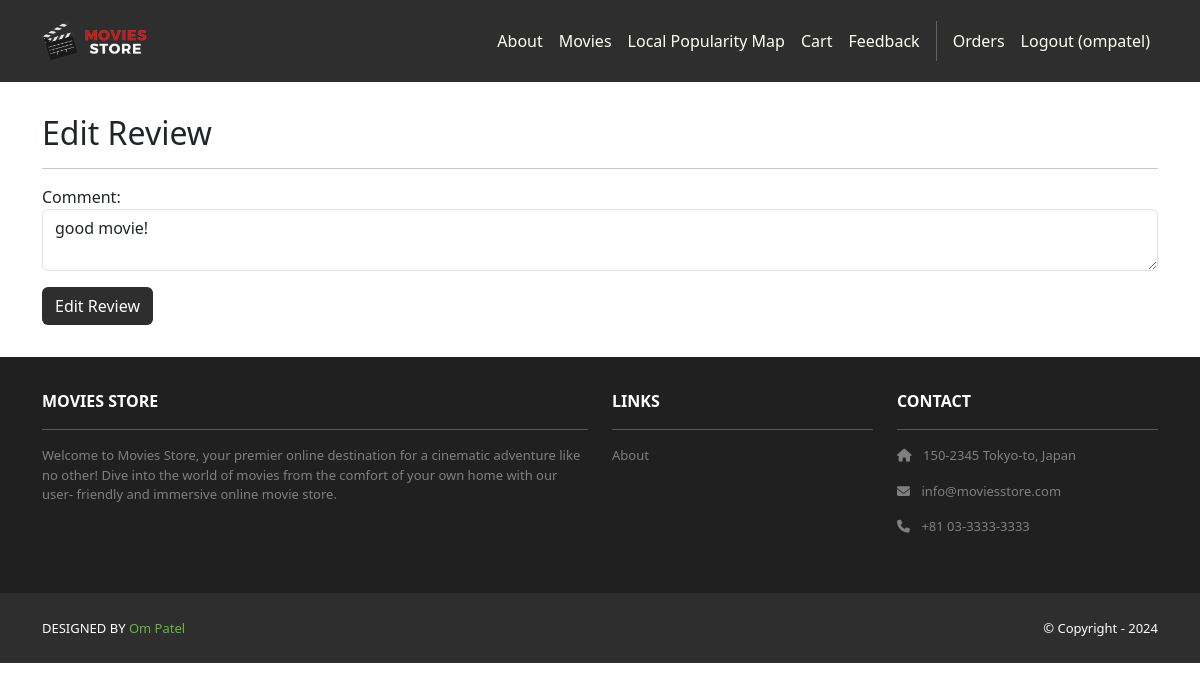
The page /movies/1/review/1/edit/ (signed in) on the database as committed earlier.
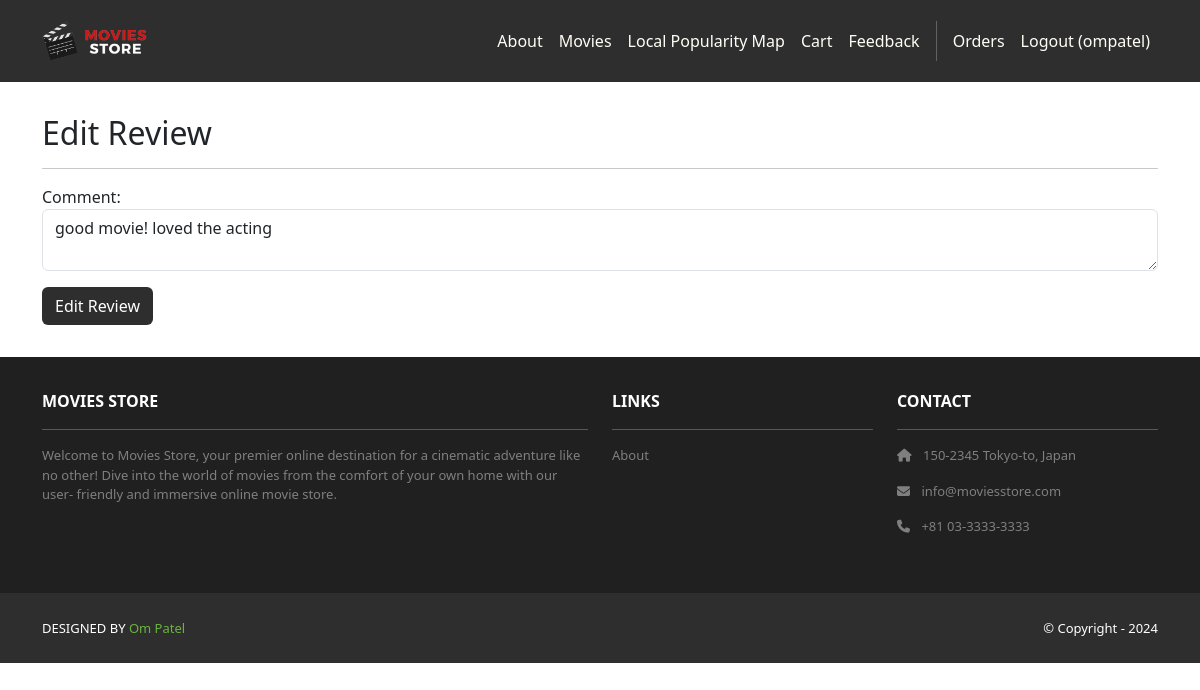
The same page on the database as committed later.
### movies/models.py (models this page shows, shortened)
class Review(models.Model):
    id = models.AutoField(primary_key=True)
    comment = models.CharField(max_length=255)
    date = models.DateTimeField(auto_now_add=True)
    movie = models.ForeignKey(Movie,
        on_delete=models.CASCADE)
    user = models.ForeignKey(User,
        on_delete=models.CASCADE)

### movies/views.py (the view)
@login_required
def edit_review(request, id, review_id):
    review = get_object_or_404(Review, id=review_id)
    if request.user != review.user:
        return redirect('movies.show', id=id)
    if request.method == 'GET':
        template_data = {}
        template_data['title'] = 'Edit Review'
        template_data['review'] = review
        return render(request, 'movies/edit_review.html',
            {'template_data': template_data})
    elif request.method == 'POST' and request.POST['comment'] != '':
        review = Review.objects.get(id=review_id)
        review.comment = request.POST['comment']
        review.save()
        return redirect('movies.show', id=id)
    else:
        return redirect('movies.show', id=id)

### movies/templates/movies/edit_review.html (shortened to what this page needs)
{% extends 'base.html' %}
{% block content %}
<div class="p-3">
  <div class="container">
    <div class="row mt-3">
      <div class="col mx-auto mb-3">
        <h2>Edit Review</h2>
        <hr />
        <form method="POST">
          <p>
            <label for="comment">Comment:</label>
            <textarea name="comment" required
            class="form-control" id="comment">{{template_data.review.comment }}</textarea>
          </p>
          <div class="text-start">
            <button type="submit"
              class="btn bg-dark text-white">Edit Review
            </button>
          </div>
        </form>
      </div>
    </div>
  </div>
</div>
{% endblock content %}

Rows that differ between the two databases and show on the page:
changed Review: comment "good movie!" → "good movie! loved the acting"
